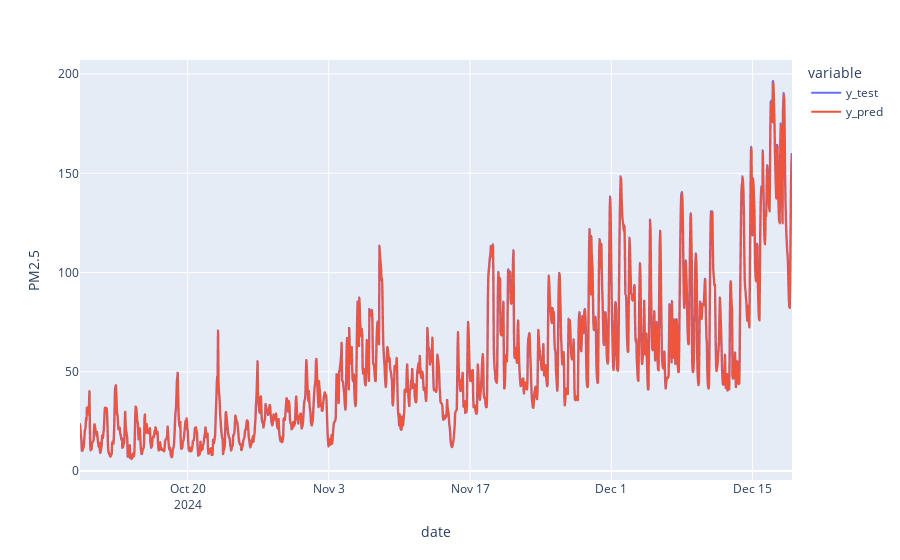

Notebook code cell kept with this figure:
### Markdown cell above
Let's create a time series plot for the values in `test_predictions` using plotly express

### Code cell
fig = px.line(df_pred_test, labels={"value" : "PM2.5"})
fig.show()

### Figure 1 — Plotly figure (JSON) as saved in the notebook; plotly's stock layout.template omitted (floating-point values rounded to 4 significant figures; data arrays with more than 128 entries replaced by an {"elided": "..."} marker saying what was removed)
{"data": [{"hovertemplate": "variable=y_test<br>date=%{x}<br>PM2.5=%{y}<extra></extra>", "legendgroup": "y_test", "line": {"color": "#636efa", "dash": "solid"}, "marker": {"symbol": "circle"}, "mode": "lines", "name": "y_test", "showlegend": true, "type": "scattergl", "x": {"elided": "1695 str values"}, "xaxis": "x", "y": {"elided": "1695 float values"}, "yaxis": "y"}, {"hovertemplate": "variable=y_pred<br>date=%{x}<br>PM2.5=%{y}<extra></extra>", "legendgroup": "y_pred", "line": {"color": "#EF553B", "dash": "solid"}, "marker": {"symbol": "circle"}, "mode": "lines", "name": "y_pred", "showlegend": true, "type": "scattergl", "x": {"elided": "1695 str values"}, "xaxis": "x", "y": {"elided": "1695 float values"}, "yaxis": "y"}], "layout": {"legend": {"title": {"text": "variable"}, "tracegroupgap": 0}, "margin": {"t": 60}, "xaxis": {"anchor": "y", "domain": [0, 1], "title": {"text": "date"}}, "yaxis": {"anchor": "x", "domain": [0, 1], "title": {"text": "PM2.5"}}}}
